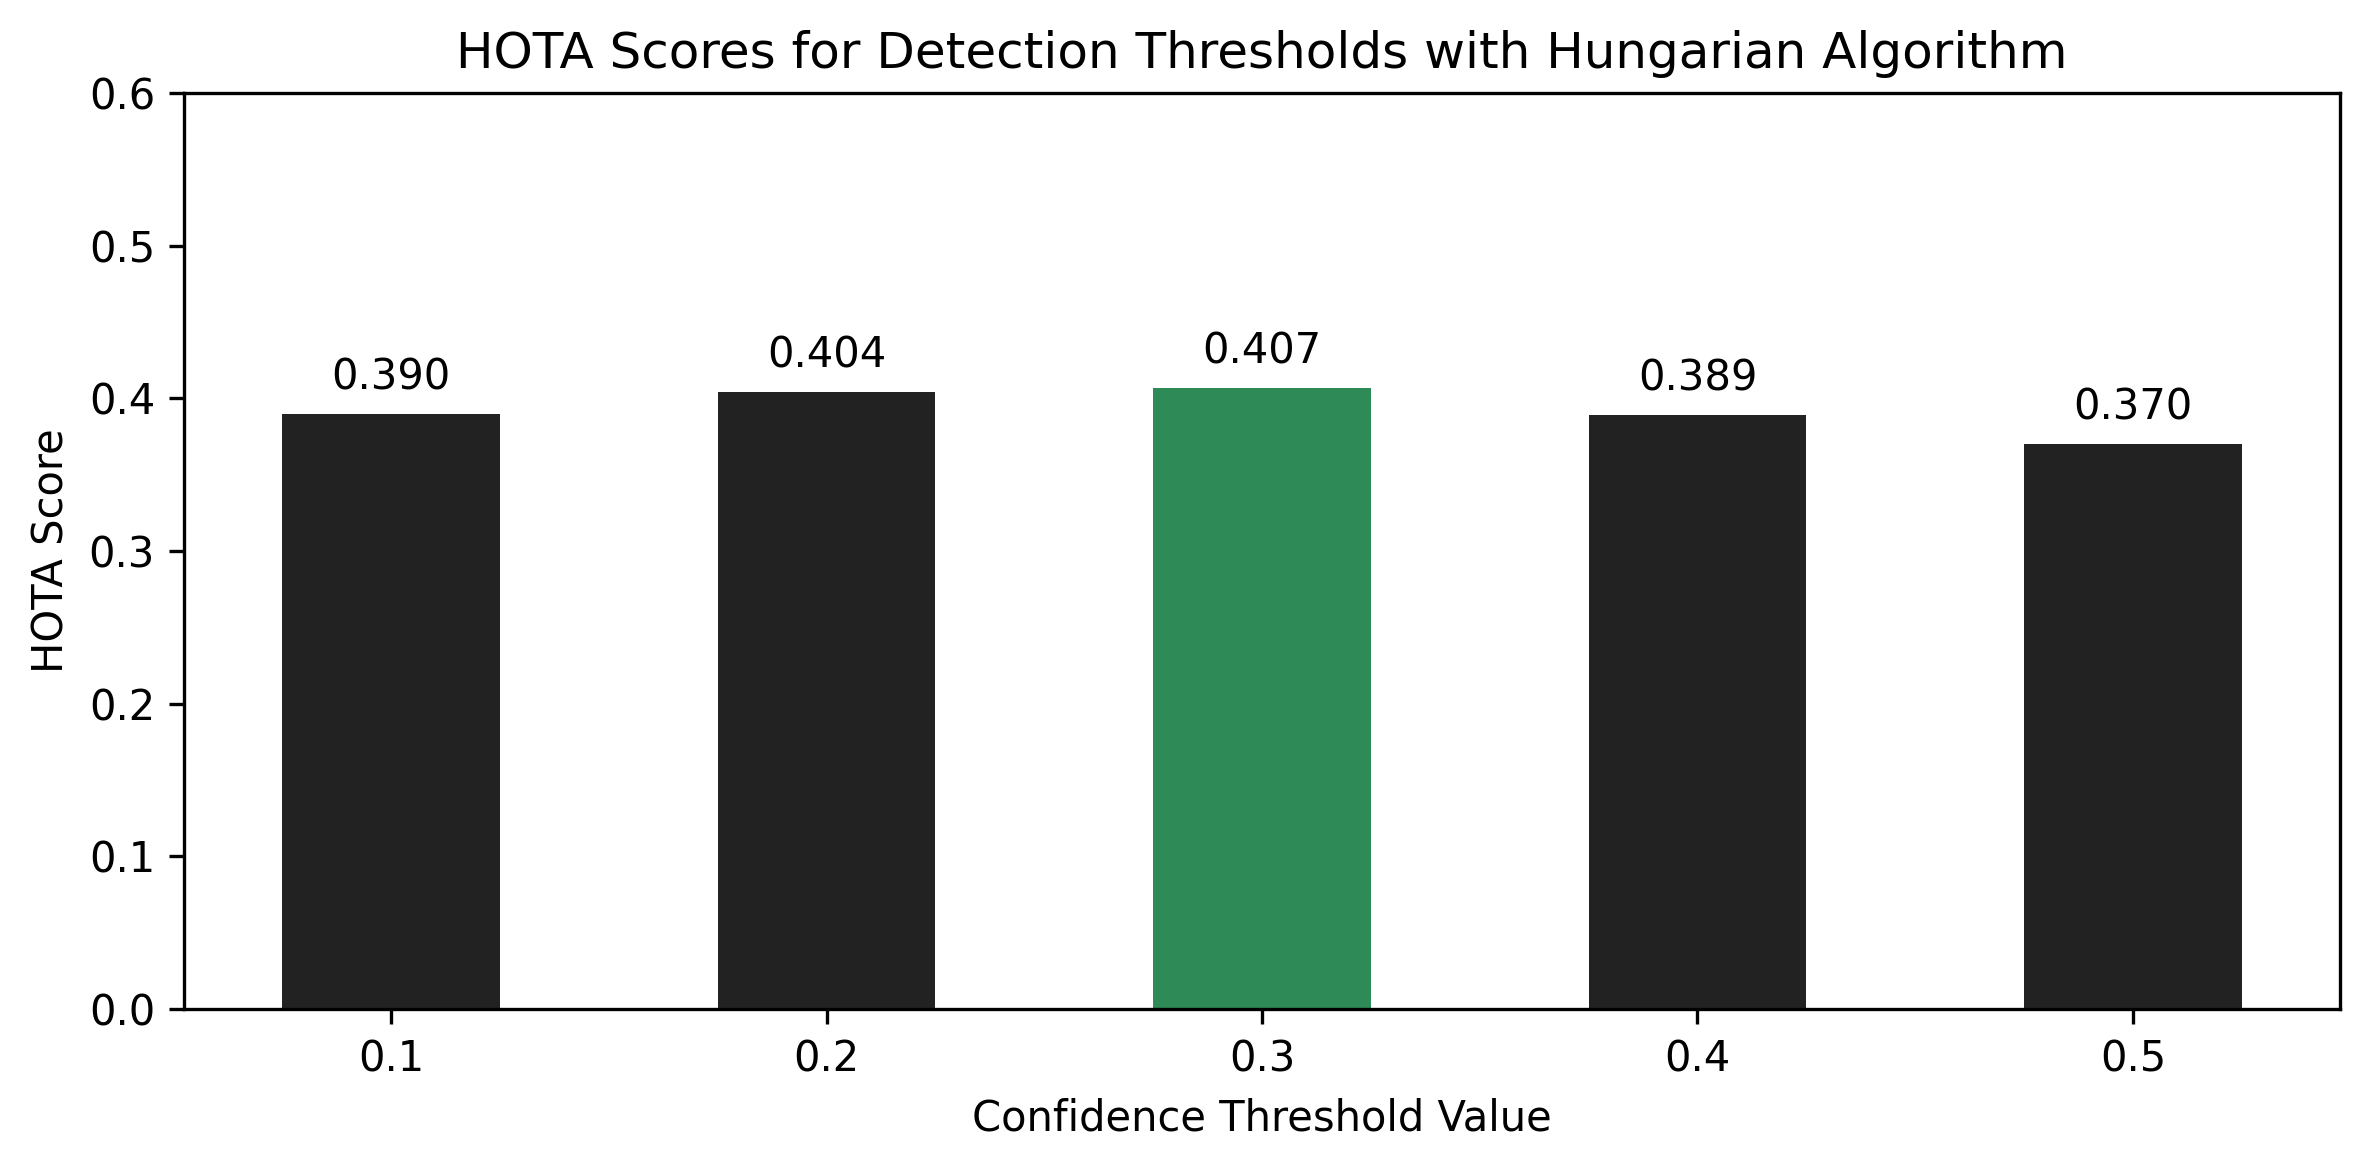

This figure's Python source:
import matplotlib.pyplot as plt
import numpy as np

# Categories (e.g., threshold values or evaluation bins)
categories = ['0.1', '0.2', '0.3', '0.4', '0.5']
num_categories = len(categories)
num_groups = 1  # Only one group in your case

# Data
data = np.array([
    [0.38993, 0.40420, 0.40705, 0.38937, 0.37036],
])

# Plotting setup
bar_width = 0.2
intra_group_gap = 0.02
group_width = num_groups * bar_width + (num_groups - 1) * intra_group_gap

x_centers = np.arange(num_categories) * (group_width + 0.2)

fig, ax = plt.subplots(figsize=(8, 4))

# Get index of max value
best_idx = np.argmax(data[0])
highlight_color = '#2E8B57'

# Plot bars
for i in range(num_groups):
    offsets = i * (bar_width + intra_group_gap)
    x_positions = x_centers + offsets - group_width / 2 + bar_width / 2

    # Set colors: default grey, best gets green
    colors = ['#222222'] * num_categories
    colors[best_idx] = highlight_color

    bars = ax.bar(x_positions, data[i], width=bar_width, color=colors)

    # Add values above each bar
    for x, height in zip(x_positions, data[i]):
        ax.text(x, height + 0.01, f'{height:.3f}', ha='center', va='bottom', fontsize=10)

# Set x-ticks in the center of each group
ax.set_xticks(x_centers)
ax.set_xticklabels(categories)
ax.set_xlabel('Confidence Threshold Value')
ax.set_ylabel('HOTA Score')
ax.set_title('HOTA Scores for Detection Thresholds with Hungarian Algorithm')
ax.set_ylim(0, 0.6)

plt.tight_layout()
# plt.show()

plt.savefig('Desktop/KCF_YOLO/results/figures/threshold_scan_detection/hungarian_detection.png', dpi=300, bbox_inches='tight')
